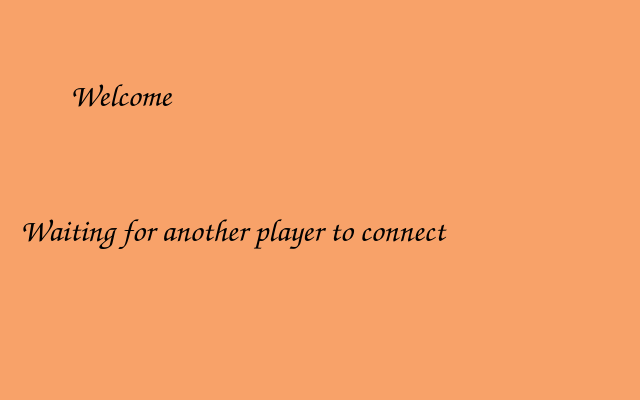
<?xml version="1.0" encoding="UTF-8"?>
<ui version="4.0">
 <class>Wait</class>
 <widget class="QWidget" name="Wait">
  <property name="windowModality">
   <enum>Qt::NonModal</enum>
  </property>
  <property name="geometry">
   <rect>
    <x>0</x>
    <y>0</y>
    <width>640</width>
    <height>400</height>
   </rect>
  </property>
  <property name="palette">
   <palette>
    <active>
     <colorrole role="WindowText">
      <brush brushstyle="SolidPattern">
       <color alpha="255">
        <red>0</red>
        <green>0</green>
        <blue>0</blue>
       </color>
      </brush>
     </colorrole>
     <colorrole role="Button">
      <brush brushstyle="SolidPattern">
       <color alpha="255">
        <red>248</red>
        <green>162</green>
        <blue>105</blue>
       </color>
      </brush>
     </colorrole>
     <colorrole role="Light">
      <brush brushstyle="SolidPattern">
       <color alpha="255">
        <red>255</red>
        <green>237</green>
        <blue>225</blue>
       </color>
      </brush>
     </colorrole>
     <colorrole role="Midlight">
      <brush brushstyle="SolidPattern">
       <color alpha="255">
        <red>251</red>
        <green>199</green>
        <blue>165</blue>
       </color>
      </brush>
     </colorrole>
     <colorrole role="Dark">
      <brush brushstyle="SolidPattern">
       <color alpha="255">
        <red>124</red>
        <green>81</green>
        <blue>52</blue>
       </color>
      </brush>
     </colorrole>
     <colorrole role="Mid">
      <brush brushstyle="SolidPattern">
       <color alpha="255">
        <red>165</red>
        <green>108</green>
        <blue>70</blue>
       </color>
      </brush>
     </colorrole>
     <colorrole role="Text">
      <brush brushstyle="SolidPattern">
       <color alpha="255">
        <red>0</red>
        <green>0</green>
        <blue>0</blue>
       </color>
      </brush>
     </colorrole>
     <colorrole role="BrightText">
      <brush brushstyle="SolidPattern">
       <color alpha="255">
        <red>255</red>
        <green>255</green>
        <blue>255</blue>
       </color>
      </brush>
     </colorrole>
     <colorrole role="ButtonText">
      <brush brushstyle="SolidPattern">
       <color alpha="255">
        <red>0</red>
        <green>0</green>
        <blue>0</blue>
       </color>
      </brush>
     </colorrole>
     <colorrole role="Base">
      <brush brushstyle="SolidPattern">
       <color alpha="255">
        <red>255</red>
        <green>255</green>
        <blue>255</blue>
       </color>
      </brush>
     </colorrole>
     <colorrole role="Window">
      <brush brushstyle="SolidPattern">
       <color alpha="255">
        <red>248</red>
        <green>162</green>
        <blue>105</blue>
       </color>
      </brush>
     </colorrole>
     <colorrole role="Shadow">
      <brush brushstyle="SolidPattern">
       <color alpha="255">
        <red>0</red>
        <green>0</green>
        <blue>0</blue>
       </color>
      </brush>
     </colorrole>
     <colorrole role="AlternateBase">
      <brush brushstyle="SolidPattern">
       <color alpha="255">
        <red>251</red>
        <green>208</green>
        <blue>180</blue>
       </color>
      </brush>
     </colorrole>
     <colorrole role="ToolTipBase">
      <brush brushstyle="SolidPattern">
       <color alpha="255">
        <red>255</red>
        <green>255</green>
        <blue>220</blue>
       </color>
      </brush>
     </colorrole>
     <colorrole role="ToolTipText">
      <brush brushstyle="SolidPattern">
       <color alpha="255">
        <red>0</red>
        <green>0</green>
        <blue>0</blue>
       </color>
      </brush>
     </colorrole>
    </active>
    <inactive>
     <colorrole role="WindowText">
      <brush brushstyle="SolidPattern">
       <color alpha="255">
        <red>0</red>
        <green>0</green>
        <blue>0</blue>
       </color>
      </brush>
     </colorrole>
     <colorrole role="Button">
      <brush brushstyle="SolidPattern">
       <color alpha="255">
        <red>248</red>
        <green>162</green>
        <blue>105</blue>
       </color>
      </brush>
     </colorrole>
     <colorrole role="Light">
      <brush brushstyle="SolidPattern">
       <color alpha="255">
        <red>255</red>
        <green>237</green>
        <blue>225</blue>
       </color>
      </brush>
     </colorrole>
     <colorrole role="Midlight">
      <brush brushstyle="SolidPattern">
       <color alpha="255">
        <red>251</red>
        <green>199</green>
        <blue>165</blue>
       </color>
      </brush>
     </colorrole>
     <colorrole role="Dark">
      <brush brushstyle="SolidPattern">
       <color alpha="255">
        <red>124</red>
        <green>81</green>
        <blue>52</blue>
       </color>
      </brush>
     </colorrole>
     <colorrole role="Mid">
      <brush brushstyle="SolidPattern">
       <color alpha="255">
        <red>165</red>
        <green>108</green>
        <blue>70</blue>
       </color>
      </brush>
     </colorrole>
     <colorrole role="Text">
      <brush brushstyle="SolidPattern">
       <color alpha="255">
        <red>0</red>
        <green>0</green>
        <blue>0</blue>
       </color>
      </brush>
     </colorrole>
     <colorrole role="BrightText">
      <brush brushstyle="SolidPattern">
       <color alpha="255">
        <red>255</red>
        <green>255</green>
        <blue>255</blue>
       </color>
      </brush>
     </colorrole>
     <colorrole role="ButtonText">
      <brush brushstyle="SolidPattern">
       <color alpha="255">
        <red>0</red>
        <green>0</green>
        <blue>0</blue>
       </color>
      </brush>
     </colorrole>
     <colorrole role="Base">
      <brush brushstyle="SolidPattern">
       <color alpha="255">
        <red>255</red>
        <green>255</green>
        <blue>255</blue>
       </color>
      </brush>
     </colorrole>
     <colorrole role="Window">
      <brush brushstyle="SolidPattern">
       <color alpha="255">
        <red>248</red>
        <green>162</green>
        <blue>105</blue>
       </color>
      </brush>
     </colorrole>
     <colorrole role="Shadow">
      <brush brushstyle="SolidPattern">
       <color alpha="255">
        <red>0</red>
        <green>0</green>
        <blue>0</blue>
       </color>
      </brush>
     </colorrole>
     <colorrole role="AlternateBase">
      <brush brushstyle="SolidPattern">
       <color alpha="255">
        <red>251</red>
        <green>208</green>
        <blue>180</blue>
       </color>
      </brush>
     </colorrole>
     <colorrole role="ToolTipBase">
      <brush brushstyle="SolidPattern">
       <color alpha="255">
        <red>255</red>
        <green>255</green>
        <blue>220</blue>
       </color>
      </brush>
     </colorrole>
     <colorrole role="ToolTipText">
      <brush brushstyle="SolidPattern">
       <color alpha="255">
        <red>0</red>
        <green>0</green>
        <blue>0</blue>
       </color>
      </brush>
     </colorrole>
    </inactive>
    <disabled>
     <colorrole role="WindowText">
      <brush brushstyle="SolidPattern">
       <color alpha="255">
        <red>124</red>
        <green>81</green>
        <blue>52</blue>
       </color>
      </brush>
     </colorrole>
     <colorrole role="Button">
      <brush brushstyle="SolidPattern">
       <color alpha="255">
        <red>248</red>
        <green>162</green>
        <blue>105</blue>
       </color>
      </brush>
     </colorrole>
     <colorrole role="Light">
      <brush brushstyle="SolidPattern">
       <color alpha="255">
        <red>255</red>
        <green>237</green>
        <blue>225</blue>
       </color>
      </brush>
     </colorrole>
     <colorrole role="Midlight">
      <brush brushstyle="SolidPattern">
       <color alpha="255">
        <red>251</red>
        <green>199</green>
        <blue>165</blue>
       </color>
      </brush>
     </colorrole>
     <colorrole role="Dark">
      <brush brushstyle="SolidPattern">
       <color alpha="255">
        <red>124</red>
        <green>81</green>
        <blue>52</blue>
       </color>
      </brush>
     </colorrole>
     <colorrole role="Mid">
      <brush brushstyle="SolidPattern">
       <color alpha="255">
        <red>165</red>
        <green>108</green>
        <blue>70</blue>
       </color>
      </brush>
     </colorrole>
     <colorrole role="Text">
      <brush brushstyle="SolidPattern">
       <color alpha="255">
        <red>124</red>
        <green>81</green>
        <blue>52</blue>
       </color>
      </brush>
     </colorrole>
     <colorrole role="BrightText">
      <brush brushstyle="SolidPattern">
       <color alpha="255">
        <red>255</red>
        <green>255</green>
        <blue>255</blue>
       </color>
      </brush>
     </colorrole>
     <colorrole role="ButtonText">
      <brush brushstyle="SolidPattern">
       <color alpha="255">
        <red>124</red>
        <green>81</green>
        <blue>52</blue>
       </color>
      </brush>
     </colorrole>
     <colorrole role="Base">
      <brush brushstyle="SolidPattern">
       <color alpha="255">
        <red>248</red>
        <green>162</green>
        <blue>105</blue>
       </color>
      </brush>
     </colorrole>
     <colorrole role="Window">
      <brush brushstyle="SolidPattern">
       <color alpha="255">
        <red>248</red>
        <green>162</green>
        <blue>105</blue>
       </color>
      </brush>
     </colorrole>
     <colorrole role="Shadow">
      <brush brushstyle="SolidPattern">
       <color alpha="255">
        <red>0</red>
        <green>0</green>
        <blue>0</blue>
       </color>
      </brush>
     </colorrole>
     <colorrole role="AlternateBase">
      <brush brushstyle="SolidPattern">
       <color alpha="255">
        <red>248</red>
        <green>162</green>
        <blue>105</blue>
       </color>
      </brush>
     </colorrole>
     <colorrole role="ToolTipBase">
      <brush brushstyle="SolidPattern">
       <color alpha="255">
        <red>255</red>
        <green>255</green>
        <blue>220</blue>
       </color>
      </brush>
     </colorrole>
     <colorrole role="ToolTipText">
      <brush brushstyle="SolidPattern">
       <color alpha="255">
        <red>0</red>
        <green>0</green>
        <blue>0</blue>
       </color>
      </brush>
     </colorrole>
    </disabled>
   </palette>
  </property>
  <property name="font">
   <font>
    <family>Comic Sans MS</family>
    <pointsize>14</pointsize>
    <weight>75</weight>
    <bold>true</bold>
    <stylestrategy>PreferDefault</stylestrategy>
   </font>
  </property>
  <property name="windowTitle">
   <string>Form</string>
  </property>
  <widget class="QLabel" name="Welcome">
   <property name="geometry">
    <rect>
     <x>70</x>
     <y>50</y>
     <width>181</width>
     <height>91</height>
    </rect>
   </property>
   <property name="font">
    <font>
     <pointsize>24</pointsize>
    </font>
   </property>
   <property name="text">
    <string>Welcome</string>
   </property>
  </widget>
  <widget class="QLabel" name="Name_data">
   <property name="geometry">
    <rect>
     <x>330</x>
     <y>60</y>
     <width>251</width>
     <height>71</height>
    </rect>
   </property>
   <property name="font">
    <font>
     <pointsize>24</pointsize>
    </font>
   </property>
   <property name="text">
    <string/>
   </property>
  </widget>
  <widget class="QLabel" name="Wait_text">
   <property name="geometry">
    <rect>
     <x>20</x>
     <y>130</y>
     <width>600</width>
     <height>200</height>
    </rect>
   </property>
   <property name="maximumSize">
    <size>
     <width>600</width>
     <height>600</height>
    </size>
   </property>
   <property name="font">
    <font>
     <pointsize>24</pointsize>
    </font>
   </property>
   <property name="text">
    <string>Waiting for another player to connect</string>
   </property>
  </widget>
 </widget>
 <resources/>
 <connections/>
</ui>
